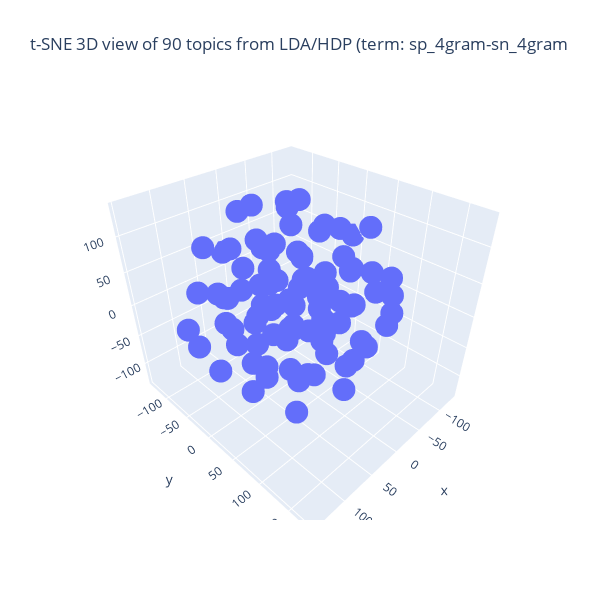

Here is the notebook cell this chart was saved with:
### Code cell
## Plotlyを使って tSNE の結果の可視化 (3D)
import numpy as np
import plotly.graph_objects as go
## 図の大きさを決める
X = pair_top_tsne_3d_fitted[:,0] # 次元 1
Y = pair_top_tsne_3d_fitted[:,1] # 次元 2
Z = pair_top_tsne_3d_fitted[:,2] # 次元 3
fig = go.Figure(data = [go.Scatter3d(x = X, y = Y, z = Z, mode = 'markers')])
## 3D 散布図にラベルを追加する処理は未実装
fig.update_layout(autosize = False, width = 600, height = 600,
                 title = f"t-SNE 3D view of {n_topics} topics from LDA/HDP (term: {sp_term_type}-{sn_term_type}")
fig.show()
